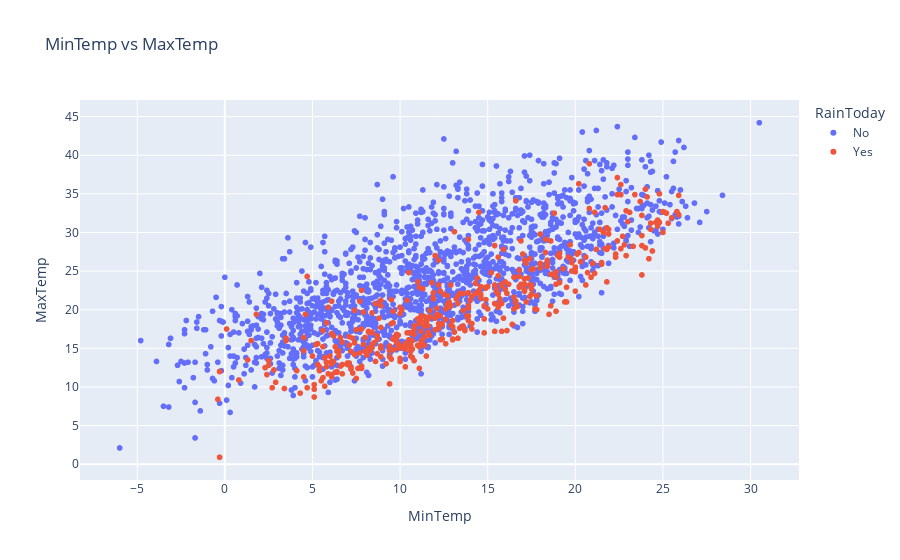

Source (notebook cell):
### Code cell
px.scatter(raw_df.sample(2000),x='MinTemp',y='MaxTemp',title='MinTemp vs MaxTemp',color='RainToday')

### Figure 1 — Plotly figure (JSON) as saved in the notebook; plotly's stock layout.template omitted (floating-point values rounded to 4 significant figures; data arrays with more than 128 entries replaced by an {"elided": "..."} marker saying what was removed)
{"data": [{"hovertemplate": "RainToday=No<br>MinTemp=%{x}<br>MaxTemp=%{y}<extra></extra>", "legendgroup": "No", "marker": {"color": "#636efa", "symbol": "circle"}, "mode": "markers", "name": "No", "showlegend": true, "type": "scattergl", "x": {"elided": "1565 float values"}, "xaxis": "x", "y": {"elided": "1565 float values"}, "yaxis": "y"}, {"hovertemplate": "RainToday=Yes<br>MinTemp=%{x}<br>MaxTemp=%{y}<extra></extra>", "legendgroup": "Yes", "marker": {"color": "#EF553B", "symbol": "circle"}, "mode": "markers", "name": "Yes", "showlegend": true, "type": "scattergl", "x": {"elided": "435 float values"}, "xaxis": "x", "y": {"elided": "435 float values"}, "yaxis": "y"}], "layout": {"legend": {"title": {"text": "RainToday"}, "tracegroupgap": 0}, "title": {"text": "MinTemp vs MaxTemp"}, "xaxis": {"anchor": "y", "domain": [0, 1], "title": {"text": "MinTemp"}}, "yaxis": {"anchor": "x", "domain": [0, 1], "title": {"text": "MaxTemp"}}}}
